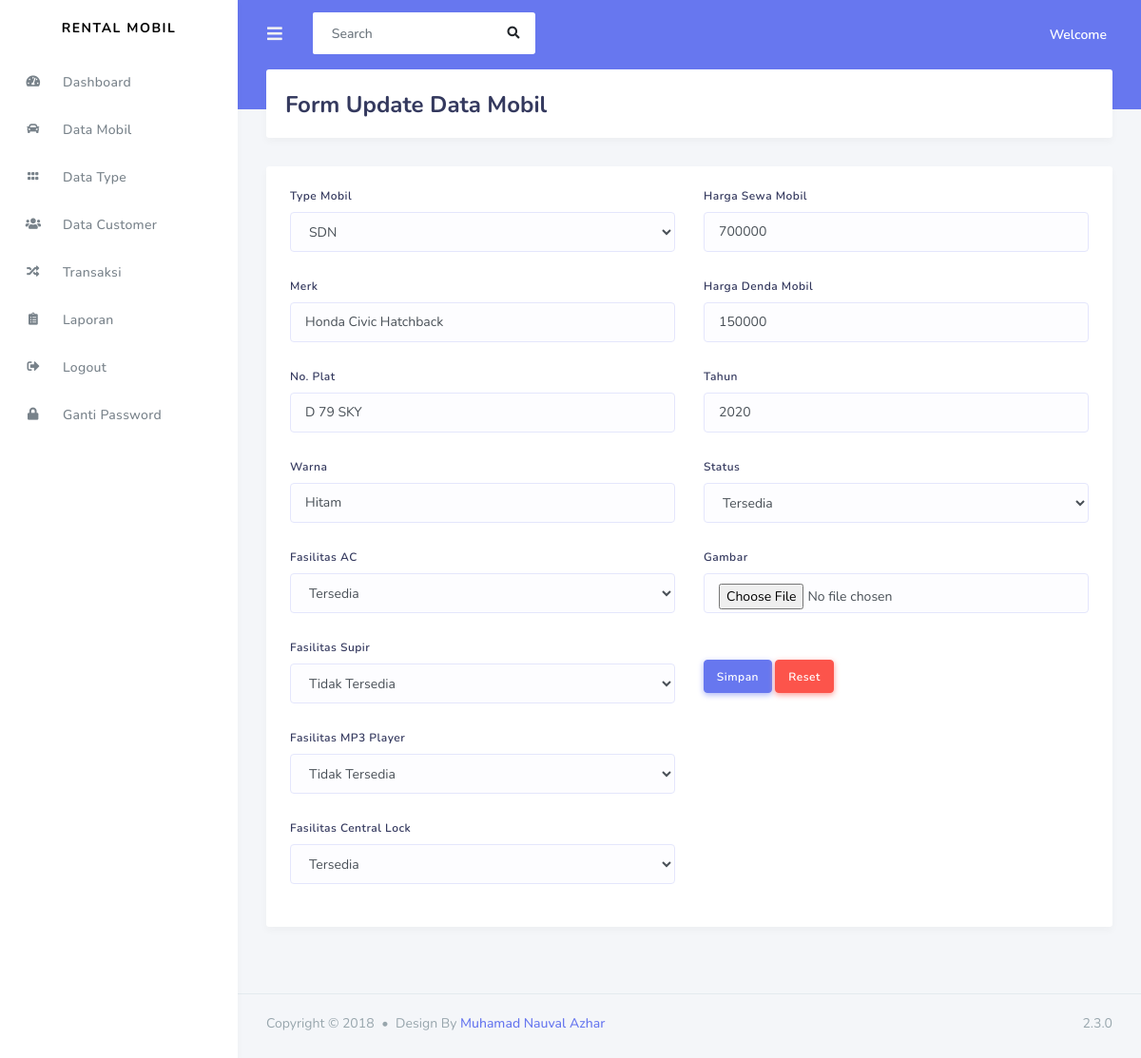
Page /admin/data_mobil/update_mobil/8 on the committed database.
### tables this page shows
CREATE TABLE `mobil` (
  `id_mobil` int(11) NOT NULL,
  `kode_type` varchar(120) NOT NULL,
  `merk` varchar(120) NOT NULL,
  `no_plat` varchar(120) NOT NULL,
  `warna` varchar(120) NOT NULL,
  `tahun` int(4) NOT NULL,
  `status` varchar(50) NOT NULL,
  `harga` int(11) NOT NULL,
  `denda` int(11) NOT NULL,
  `ac` int(11) NOT NULL,
  `supir` int(11) NOT NULL,
  `mp3_player` int(11) NOT NULL,
  `central_lock` int(11) NOT NULL,
  `gambar` varchar(300) NOT NULL
);

CREATE TABLE `type` (
  `id_type` int(11) NOT NULL,
  `kode_type` varchar(10) NOT NULL,
  `nama_type` varchar(50) NOT NULL
);

### application/controllers/admin/data_mobil.php (called while the page is built, shortened)
<?php
class data_mobil extends CI_Controller{
    public function update_mobil($id){
        $data['mobil'] = $this->db->query("SELECT * FROM mobil mb, type tp WHERE mb.kode_type =
        tp.kode_type AND mb.id_mobil = '$id'")->result();
        $data['type'] = $this->rental_model->get_data('type')->result();
       $this->load->view('templates_admin/header');
       $this->load->view('templates_admin/sidebar');
       $this->load->view('admin/form_update_mobil', $data);
       $this->load->view('templates_admin/footer');
    }
}
?>

### index.php (called while the page is built, shortened)
<?php
require_once BASEPATH.'core/CodeIgniter.php';

### application/views/admin/form_update_mobil.php (the view, shortened to what this page needs)
<div class="main-content">
    <section class="section">
        <div class="section-header">
            <h1>Form Update Data Mobil</h1>
        </div>
        <div class="card">
            <div class="card-body">
                <?php foreach ($mobil as $mb) : ?>
                <form method="POST" action="<?php echo base_url('admin/data_mobil/update_mobil_aksi') ?>" enctype="multipart/form-data">
                    <div class="row">
                        <div class="col-md-6">
                            <div class="form-group">
                                <label>Type Mobil</label>
                                <select name="kode_type" class="form-control">
                                    <option value="<?php echo $mb->kode_type ?>"><?php echo $mb->kode_type ?></option>
                                </select>
                            </div>
                            <div class="form-group">
                                <label>Merk</label>
                                <input type="text" name="merk" class="form-control" value="<?php echo $mb->merk ?>">
                            </div>
                            <div class="form-group">
                                <label>No. Plat</label>
                                <input type="text" name="no_plat" class="form-control" value="<?php echo $mb->no_plat ?>">
                            </div>
                            <div class="form-group">
                                <label>Warna</label>
                                <input type="text" name="warna" class="form-control" value="<?php echo $mb->warna ?>">
                            </div>
                            <div class="form-group">
                                <label>Fasilitas AC</label>
                                <select name="ac" class="form-control">
                                    <option <?php if ($mb->ac == "1"){echo "selected = 'selected'";}echo $mb->ac;?> value="1">Tersedia</option>
                                </select>
                            </div>
                            <div class="form-group">
                                <label>Fasilitas Supir</label>
                                <select name="supir" class="form-control">
                                    <option <?php if ($mb->supir == "0"){echo "selected = 'selected'";}echo $mb->supir;?> value="0">Tidak Tersedia</option>
                                </select>
                            </div>
                            <div class="form-group">
                                <label>Fasilitas MP3 Player</label>
                                <select name="ac" class="form-control">
                                    <option <?php if ($mb->mp3_player == "0"){echo "selected = 'selected'";}echo $mb->mp3_player;?> value="0">Tidak Tersedia</option>
                                </select>
                            </div>
                            <div class="form-group">
                                <label>Fasilitas Central Lock</label>
                                <select name="central_lock" class="form-control">
                                    <option <?php if ($mb->central_lock == "1"){echo "selected = 'selected'";}echo $mb->central_lock;?> value="1">Tersedia</option>
                                </select>
                            </div>
                        </div>
                        <div class="col-md-6">
                            <div class="form-group">
                                <label>Harga Sewa Mobil</label>
                                <input type="number" name="harga" class="form-control" value="<?php echo $mb->harga ?>">
                            </div>
                            <div class="form-group">
                                <label>Harga Denda Mobil</label>
                                <input type="number" name="denda" class="form-control" value="<?php echo $mb->denda ?>">
                            </div>
                            <div class="form-group">
                                <label>Tahun</label>
                                <input type="text" name="tahun" class="form-control" value="<?php echo $mb->tahun ?>">
                            </div>
                            <div class="form-group">
                                <label>Status</label>
                                <select name="status" class="form-control">
                                    <option <?php if ($mb->status == "1"){
                                       echo "selected = 'selected'";}
                                       echo $mb->status; ?> value="1" >Tersedia</option>
                                </select>
                            </div>
                            <div class="form-group">
                                <label>Gambar</label>
                                <input type="file" name="gambar" class="form-control">
                            </div>
                                <button type="submit" class="btn btn-primary mt-4">Simpan</button>
                                <button type="reset" class="btn btn-danger mt-4">Reset</button>
                        </div>
                    </div>
                </form>
                <?php endforeach; ?>
            </div>
        </div>
    </section>
</div>

### rows in the picture
mobil: kode_type "SDN", merk "Honda Civic Hatchback", no_plat "D 79 SKY", warna "Hitam", ac "Tersedia", supir "Tidak Tersedia", ac "Tidak Tersedia", central_lock "Tersedia", harga "700000", denda "150000", tahun "2020", status "Tersedia"
